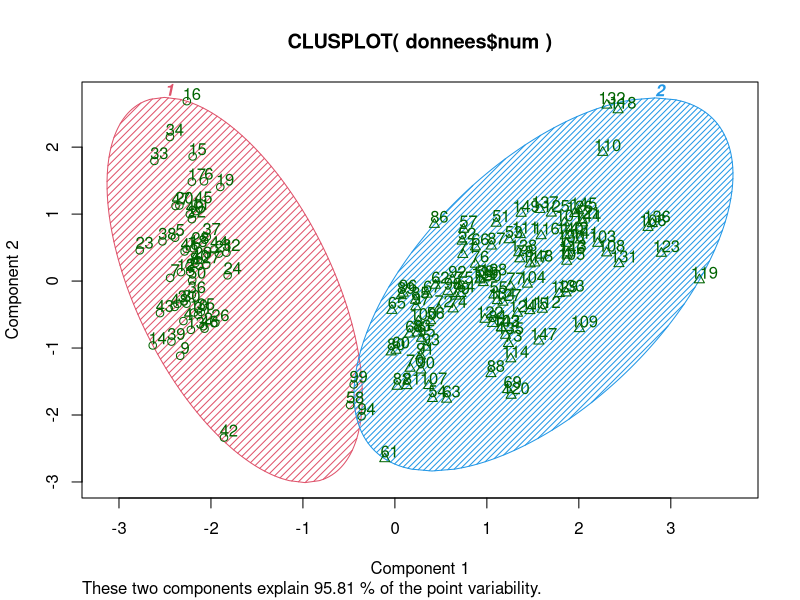
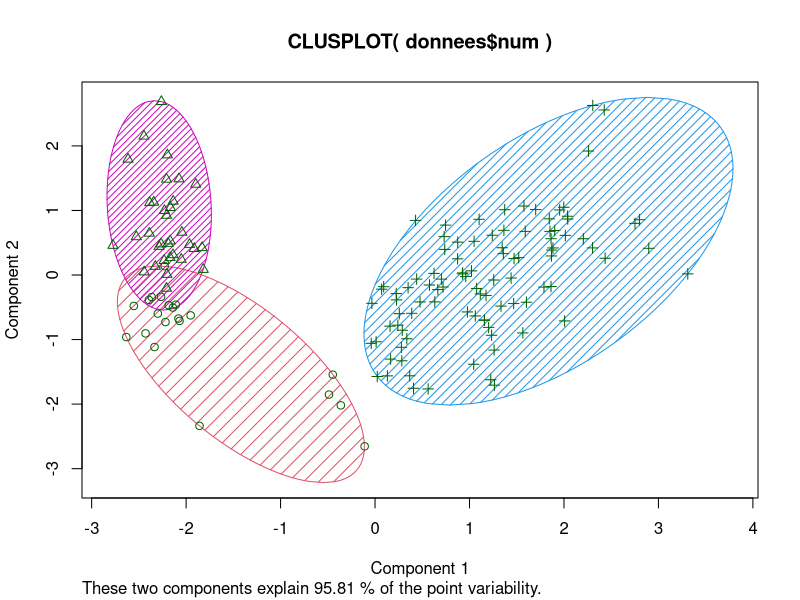
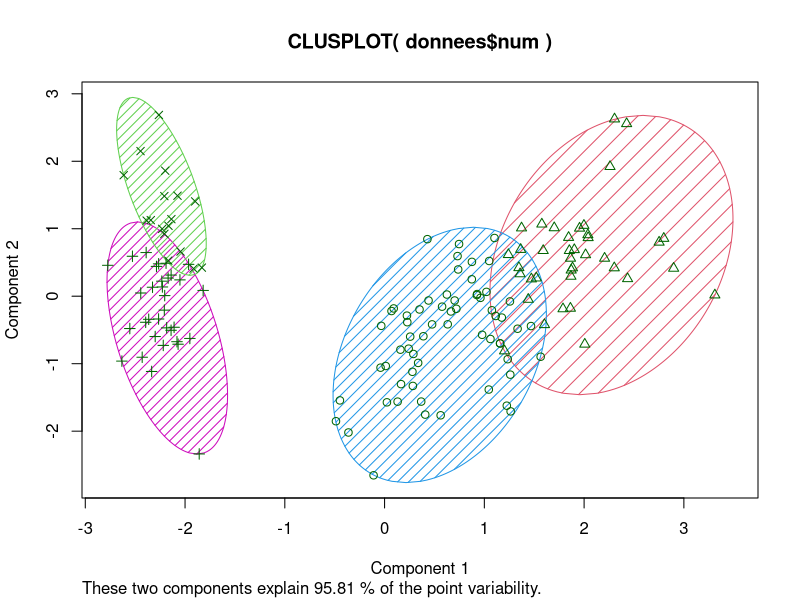
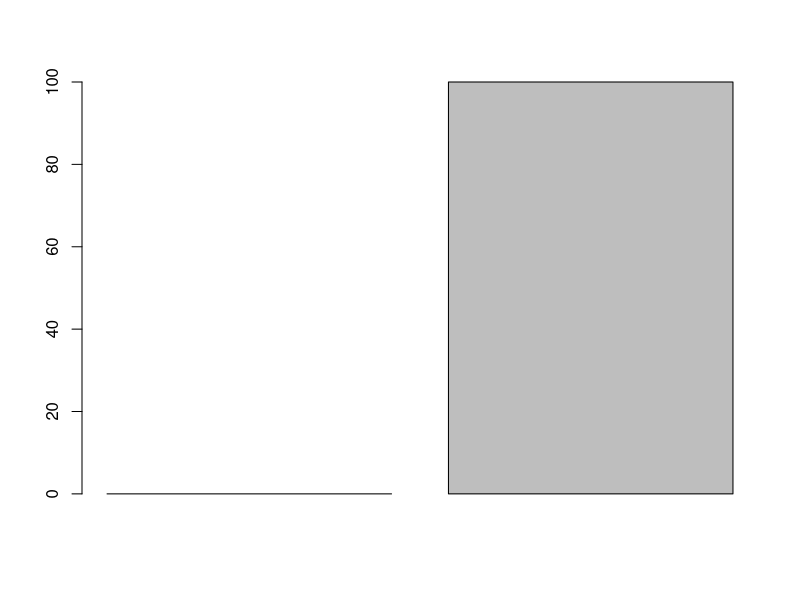
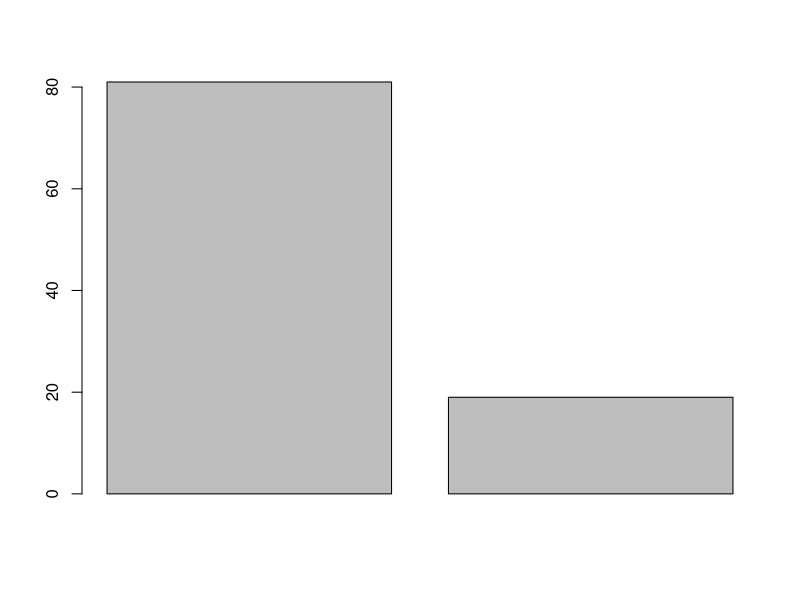
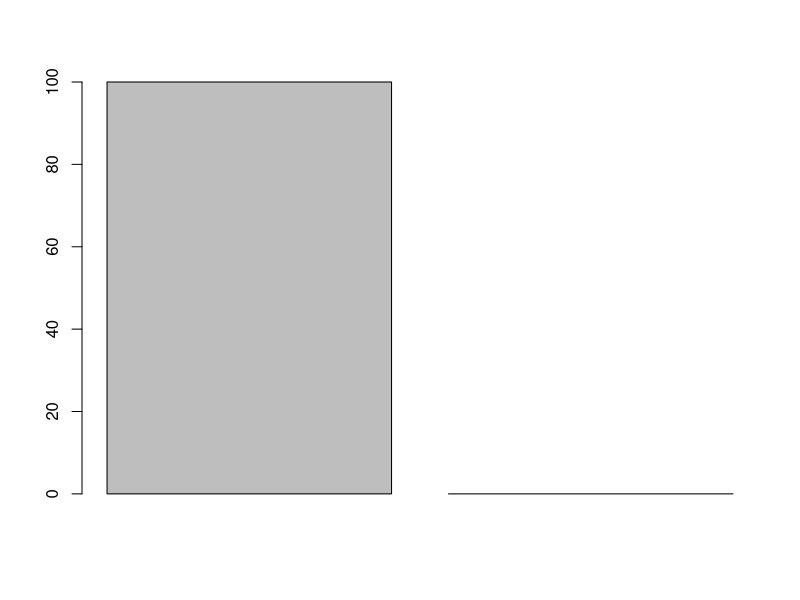
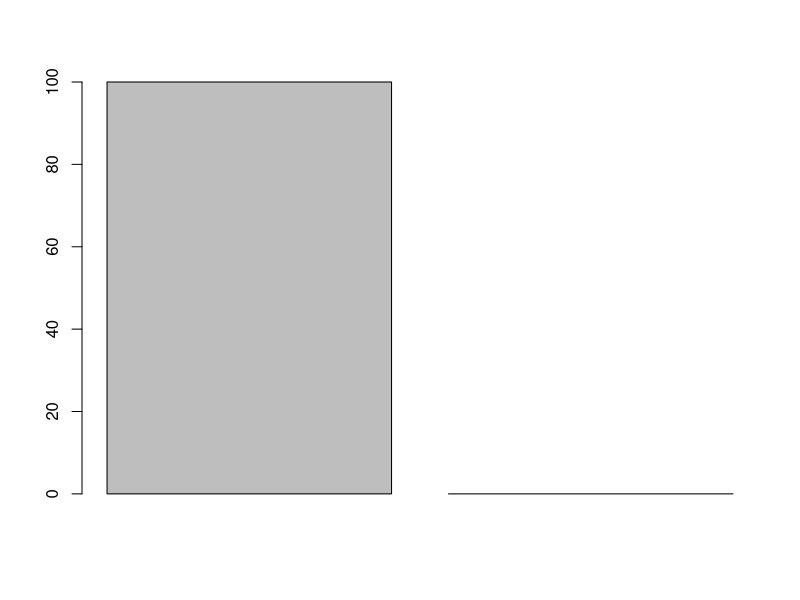
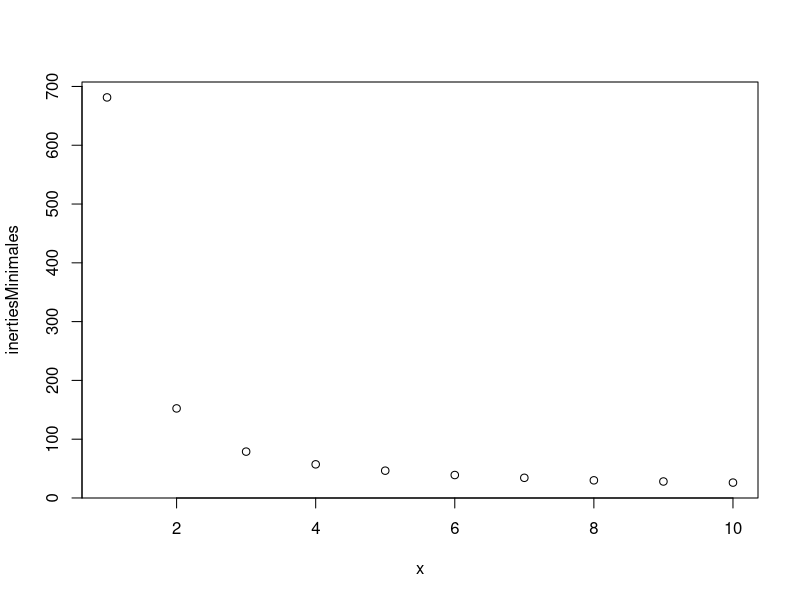

Write the R code that produced these figures, in order.
library(MASS)
library(cluster)

data(iris)
donnees <- NULL
donnees$num <- iris[,c(1:4)]
donnees$cls <- iris[,5]

kmeans2 <- kmeans(donnees$num, 2, algorithm = "MacQueen")
png("kmeansIris2.png")
clusplot(donnees$num, kmeans2$cluster, 
         color = T, shade = T, labels = 2, lines = 0)
dev.off()

kmeans3 <- kmeans(donnees$num, 3, algorithm = "MacQueen")
png("kmeansIris3.png")
clusplot(donnees$num, kmeans3$cluster,
         color = T, shade = T, labels = 0, lines = 0)
dev.off()

kmeans4 <- kmeans(donnees$num, 4, algorithm = "MacQueen")
png("kmeansIris4.png")
clusplot(donnees$num, kmeans4$cluster,
         color = T, shade = T, labels = 0, lines = 0)
dev.off()

inertiesMinimales <- c()
for(j in 1:10) {
    iw <- c()
    for(i in 1:100) {
       kmeans <- kmeans(donnees$num, j, algorithm = "MacQueen")
       iw[i] <- kmeans$tot.withinss
    }

    if(j %in% c(2, 3, 4, 5)) {
        iwCategorisees <- c()
        iwCategorisees[1] <- 0
        iwCategorisees[2] <- 0
        for(i in 1:100) { 
            if(iw[i] < 100) {
                iwCategorisees[1] <- iwCategorisees[1] + 1
            } else {
                iwCategorisees[2] <- iwCategorisees[2] + 1
            }
        }
        png(paste(j, ".png", sep = ""))
        barplot(iwCategorisees)
        dev.off()
    }

    inertiesMinimales[j] <- apply(as.matrix(iw), 2, min)
    cat(j)
}

x <- c(1:10)
png("inertiesMinimales.png")
plot(x, inertiesMinimales)
dev.off()
